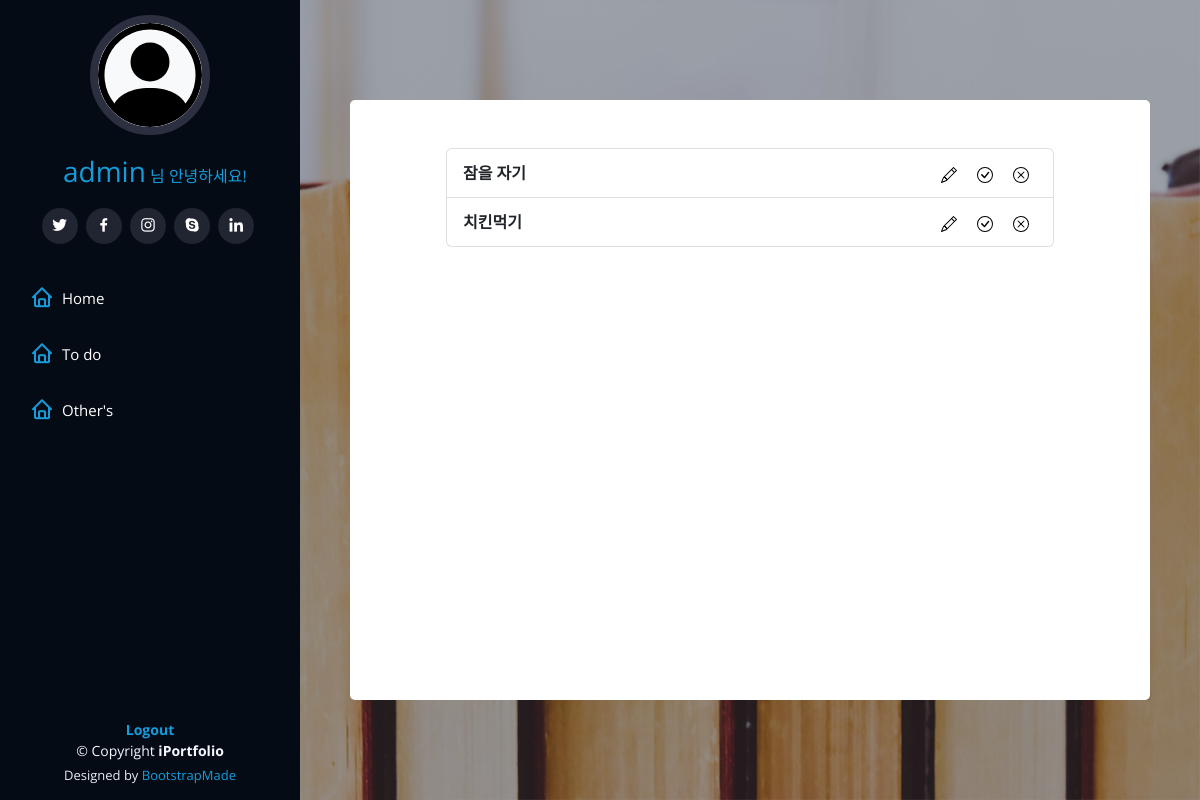
The app's page /detail/3 (signed in), older data.
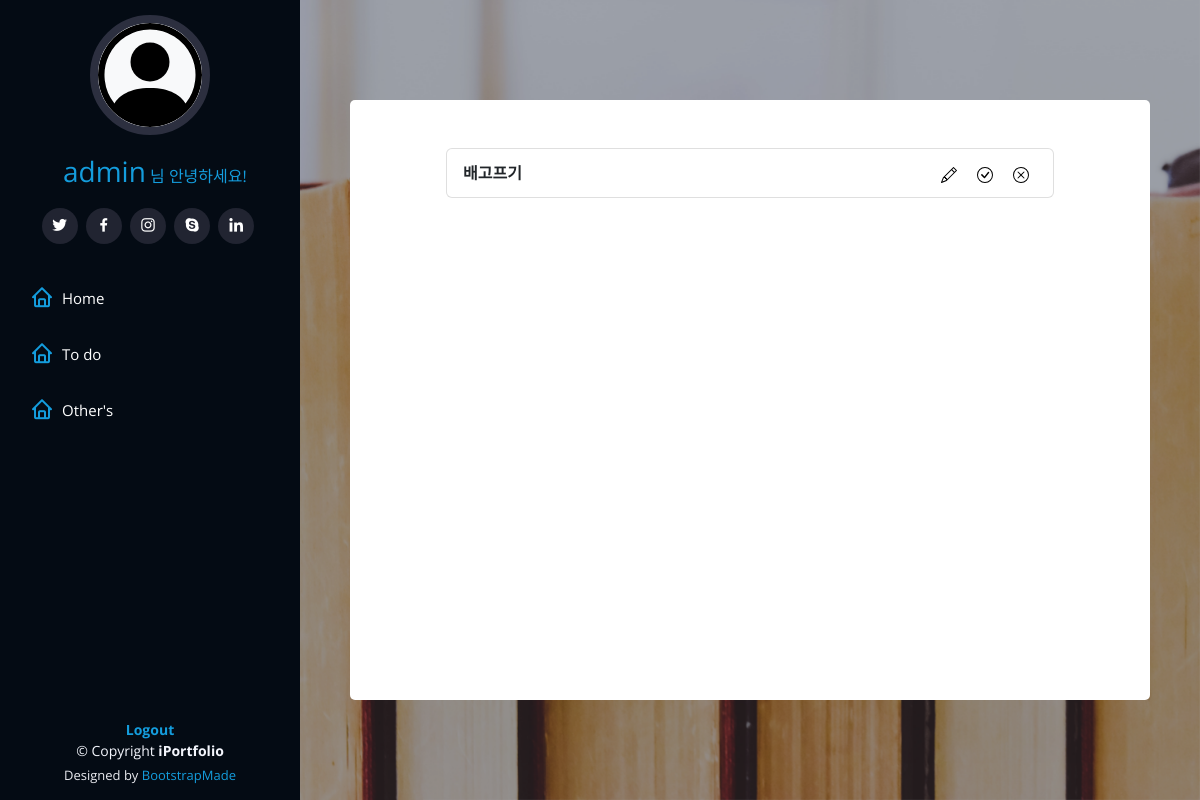
The same page, newer data.
### app/models.py (models this page shows, shortened)
class Post(models.Model):
    content = models.TextField()
    user = models.ForeignKey(User, on_delete=models.CASCADE)
    time = models.DateTimeField(null=True)
    done = models.BooleanField(default=False)
    start_time = models.DateTimeField(null=True)
    end_time = models.DateTimeField(null=True)

### app/views.py (the view)
# urls.py: path('detail/<int:id>', views.detail, name='detail'),
def detail(request, id):
    user = get_object_or_404(User, pk=id)
    posts = Post.objects.filter(user=user).order_by('-id')
    return render(request, 'user-detail.html', {'posts':posts})

### app/templates/user-detail.html (shortened to what this page needs)
{% extends 'base.html' %}
{% block content %}
  {% load static %}
  <link rel="stylesheet" href="{% static 'assets/css/todo.css' %}">
  <section id="todo" class="">
    <div class="todo-container" data-aos="fade-in">
      {% if user.is_authenticated %}
        <ul class="list-group mx-5 p-5">
          {% for post in posts %}
            <li class="list-group-item d-flex justify-content-between todo-component lh-lg">
              <span class="me-auto fw-bolder">{{ post.content }}</span>
              <div class='todo-buttons'>
                <a href="{% url 'modify' post.id %}">
                </a>
                <a href="{% url 'done' post.id %}">
                </a>
                <a href="{% url 'delete' post.id %}">
                </a>
              </div>
            </li>
          {% endfor %}
        </ul>
      {% endif %}
    </div>
  </section>
{% endblock %}

Row changes from the older to the newer data that the page shows:
removed Post: content "잠을 자기", done False (drawn)
removed Post: content "치킨먹기", done False (drawn)
added Post: content "배고프기", done False (drawn)
